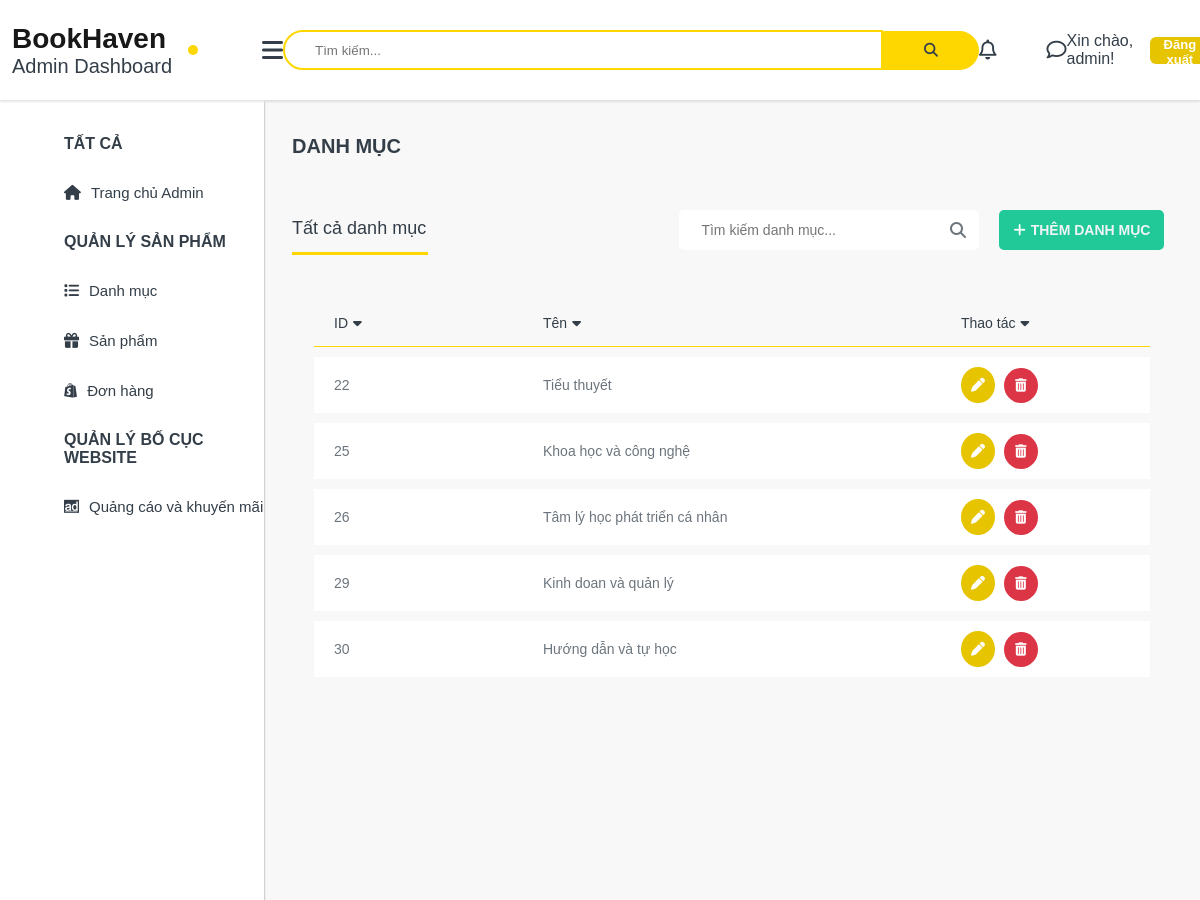
Page /admin/quanlydanhmuc.php (signed in) on the committed database.
### tables this page shows
CREATE TABLE `categories` (
  `ID` int(11) NOT NULL,
  `Name` varchar(100) NOT NULL,
  `imageCaterogy` varchar(255) NOT NULL
);

### admin/quanlydanhmuc.php (the view, shortened to what this page needs)
<?php
include_once "../admin/includes/header-admin.php";
include_once "../admin/includes/sidebar-admin.php";
include_once "../admin/includes/footer-admin.php";
?>
<article>
    <div class="content-container">
        <section id="section-quanlydanhmuc">
            <div class="form-qldm">
                <div class="quanlydanhmuc-title">
                    <h2>DANH MỤC</h2>
                </div>
                <div class="quanlydanhmuc-search">
                    <div class="all-danhmuc">
                        <h3 id="all-cate">Tất cả danh mục</h3>
                    </div>
                    <div class="find-all">
                        <i class="fa-solid fa-magnifying-glass" id="search-icon"></i>
                        <input type="search" placeholder="Tìm kiếm danh mục...">
                        <div class="btn-add-category">
                            <button type="button" onclick="showAddCategory()"><i class="fa-solid fa-plus"
                                    id="add-icon"></i>THÊM DANH MỤC</button>
                        </div>
                    </div>
                </div>
                <div class="form-qldm-container">
                    <div class="table-category">
                        <?php
                                $sql = "SELECT ID, Name, imageCaterogy FROM categories";
                                $result = mysqli_query($conn, $sql);?>
                        <table>
                            <thead>
                                <tr>
                                    <th>ID<i class="fa-solid fa-caret-down"></i></th>
                                    <th>Tên<i class="fa-solid fa-caret-down"></i></th>
                                    <th class="thaotac">Thao tác<i class="fa-solid fa-caret-down"></i></th>
                                </tr>
                            </thead>
                            <tbody>
                                <?php
                                if ($result->num_rows > 0) {
                                    while($row = $result->fetch_assoc()) {
                                        echo "<tr>";
                                        echo "<td class='small-column'>" . $row["ID"] . "</td>";
                                        echo "<td class='large-column'>" . $row["Name"] . "</td>";
                                        echo "<td class='small-column'>
                                                <a id='actinon-edit-btn' href='edit_category.php?id=" . $row["ID"] . "'><i class='fa-solid fa-pen'></i></a>
                                                <button id='actinon-delete-btn' onclick='deleteCategory(" . $row["ID"] . ")'><i class='fa-solid fa-trash-can'></i></button></td>";
                                        echo "</tr>";
                                    }
                                } else {
                                    echo "<tr><td colspan='3'>No categories found.</td></tr>";
                                }
                            ?>
                            </tbody>
                        </table>
                    </div>
                </div>
            </div>
        </section>
    </div>
</article>

### admin/includes/header-admin.php (shortened to what this page needs)
<!DOCTYPE html>
<html lang="en">
<head>
    <link rel="stylesheet" href="../admin/assets/css/admin.css">
    <link rel="stylesheet" href="https://cdnjs.cloudflare.com/ajax/libs/font-awesome/6.4.0/css/all.min.css">
</head>
<body>
    <header>
        <div class="header-container">
            <div class="head-logo">
                <a href="index.php">
                    <div class="main-logo">
                        <div class="circle"></div>
                        <h1>BookHaven</h1>
                    </div>
                    <h2>Admin Dashboard</h2>
                </a>
                <i class="fa-solid fa-bars"></i>
            </div>
            <div class="head-search">
                <input type="text" name="" id="" placeholder="Tìm kiếm...">
                <button><i class="fa-solid fa-magnifying-glass"></i></button>
            </div>
            <div class="head-notify">
                <i class="fa-regular fa-bell"></i>
                <i class="fa-regular fa-comment"></i>
            </div>
            <div class="head-info">
                <div class="user-info">
                    <?php
                        if(isset($_SESSION['username'])) {
                            if($_SESSION['role'] === 'admin') {
                                echo "<h1>Xin chào, " . $_SESSION['username'] . "! </h1>";
				                echo "<button class='btn-logout' onclick=\"dangXuat()\">Đăng xuất</button>";
                            } else {
                                header ("Location: ../home/index.php");
                            }
                        }else {
                            echo "<button>Đăng nhập</button>";
                        }
                    ?>
                </div>
            </div>
        </div>
    </header>

### admin/includes/sidebar-admin.php
<sidebar>
    <div class="sidebar-admin">
        <h1>Tất cả</h1>
        <nav>
            <ul>
                <li><a href="index.php"><i class="fa-solid fa-house"></i>Trang chủ Admin</a></li>
            </ul>
        </nav>
        <h1>Quản lý Sản phẩm</h1>
        <nav>
            <ul>
                <li><a href="quanlydanhmuc.php"><i class="fa-solid fa-list"></i>Danh mục</a></li>
                <li><a href="quanlysanpham.php"><i class="fa-solid fa-gift"></i>Sản phẩm</a></li>
                <li><a href="quanlydonhang.php"><i class="fa-brands fa-shopify"></i>Đơn hàng</a></li>
            </ul>
        </nav>
        <h1>Quản lý Bố cục Website</h1>
        <nav>
            <ul>
                <li><a href="quanlyquangcao.php"><i class="fa-brands fa-adversal"></i>Quảng cáo và
                        khuyến mãi</a></li>
            </ul>
        </nav>
    </div>
</sidebar>

### admin/includes/footer-admin.php
</body>
</html>

### rows in the picture
categories: ID "22", Name "Tiểu thuyết"
categories: ID "25", Name "Khoa học và công nghệ"
categories: ID "26", Name "Tâm lý học phát triển cá nhân"
categories: ID "29", Name "Kinh doan và quản lý"
categories: ID "30", Name "Hướng dẫn và tự học"

### other values in the picture
$_SESSION['username'] "admin"
